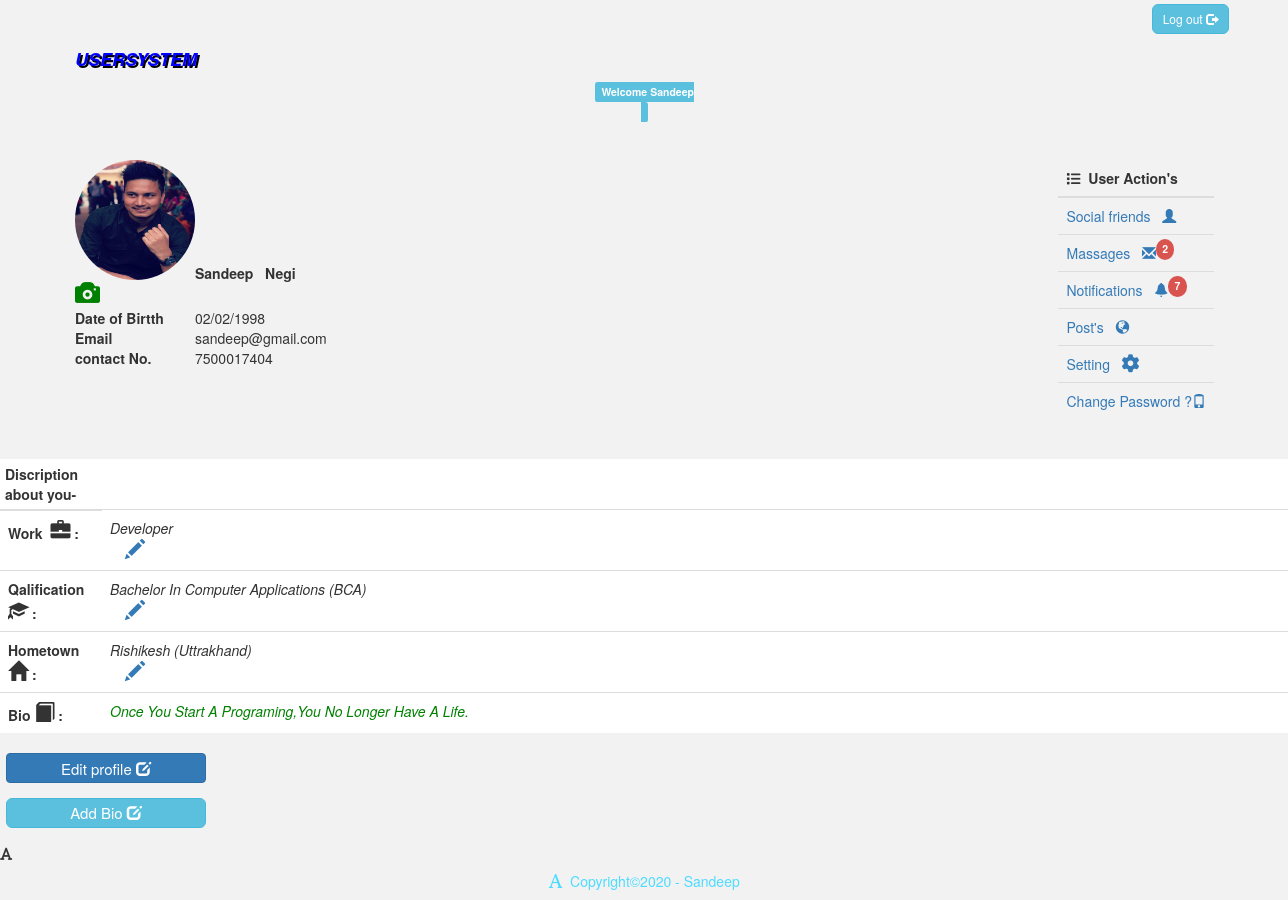
Page /userprofile.php (signed in) on the committed database.
### tables this page shows
CREATE TABLE `rag` (
  `id` int(100) NOT NULL,
  `first_name` varchar(50) NOT NULL,
  `last_name` varchar(50) NOT NULL,
  `dob` date NOT NULL,
  `gender` varchar(50) NOT NULL,
  `email` varchar(30) NOT NULL,
  `contact_no` bigint(11) NOT NULL,
  `country` varchar(20) NOT NULL,
  `password` varchar(30) NOT NULL,
  `image` varchar(100) NOT NULL,
  `creation_date` date NOT NULL
);

CREATE TABLE `description_about_users` (
  `id` int(11) NOT NULL,
  `work` varchar(50) NOT NULL,
  `qalification` varchar(50) NOT NULL,
  `hometown` varchar(50) NOT NULL,
  `userbio` text NOT NULL
);

### userprofile.php (the view, shortened to what this page needs)
<?php
$db=mysqli_connect("localhost","root","","ragistration");
if($_SESSION['u_login_id']==true)
{
?>
<!DOCTYPE html>
<html>
<head>
  <link rel="stylesheet" href="https://maxcdn.bootstrapcdn.com/bootstrap/3.4.1/css/bootstrap.min.css">
  <link rel="stylesheet" href="https://cdnjs.cloudflare.com/ajax/libs/font-awesome/4.7.0/css/font-awesome.min.css">
</head>
<body style="background-color:#f2f2f2; ">
<div class="container float-left" >
   <div class="form-group row" align="right" style="margin-top:4px;">
<a href="logout.php"><button style="border-radius:6px; text-decoration:bold;"  type="button" class="btn btn-info  btn-sm">Log out <span class="glyphicon glyphicon-log-out"></span></button></a>
           </div>
<div class="text-center" style="margin-top:1px; margin-left:1px;">
   <h4 align="left" style=" font-style: italic; color: blue; text-shadow:2px 2px black; "><b>USERSYSTEM</b></h4>
<h5 style="text-transform: capitalize;" class="label label-info" ><b><?php echo "Welcome ".$_SESSION["user_sess_name"]."<br>"?></b></h5>
</div>
<?php
$email=$_SESSION["user_sess_email"];
  $q="SELECT * FROM rag WHERE email='$email' LIMIT 1 ";
  $result=mysqli_query($db,$q);
  ?>
<br>
      <div class="table-responsive" align="left" style="margin-left:1px; ">
     <table class="one" style="width:auto; " align="left" >
<?php
 while($row = $result->fetch_assoc())
 {
  ?>
  	   <tr>
  	       	<th>
              <?php
            if(!empty($row["image"]))
            {
              ?><a href="<?php  echo $row['image']?>" ><img src="<?php  echo $row["image"]?>" alt="profile pic" class="img-circle col-4 mx-auto text-center" style="height:120px; width:120px;" /></a><?php include('update_profile_pic.php');?>
                             <?php
               }
              else{
              ?>
              <img src="profile.png" alt="profile" class="img-circle col-4 mx-auto text-center" style="height:120px; width:120px;" /><?php include('update_profile_pic.php');?>
               <?php
              }
                 ?>
            </th>
                 <td>
              <br><br><br>&nbsp;&nbsp;&nbsp;<h5 style=" text-transform: capitalize; "><b><?php echo $row['first_name'];?> &nbsp;&nbsp;<?php echo $row['last_name'];  ?></b></h5>
                 </td>
      </tr>
  	   <tr>
  	       <th>Date of Birtth</th>
            <td><?php  $d_dob=$row['dob'];
                     $st_d=strtotime($d_dob);
                     echo date('d/m/Y',$st_d) ?></td>
        </tr>
        <tr>
       	      <th>Email</th>
              <td><?php echo $row['email']; ?></td>
        </tr>
        <tr>
  	          <th>contact No.</th>
           <td><?php echo $row['contact_no']; ?></td>
        </tr>
             <div class=" table" align="right" style="margin-right:6px; ">
             <table  align="right" class="table" style="width:auto;">
            <thead class="thead-dark">
            <tr>
            <th> <b style="text-transform: bold;" class="fa fa-list"></b> &nbsp;User Action's</th>
            </tr>
           </thead>
           <tr>
    <td><a href="friends-list.php">Social friends &nbsp;&nbsp;<span class="glyphicon glyphicon-user"></span></a></td>
        </tr>
        <tr>
     <td><a href="#">Massages &nbsp;&nbsp;<span class="glyphicon glyphicon-envelope"></span></a><sup style="
Border-radius:50%;"class="label label-danger">2</sup></td>
     </tr>
     <tr>
     <td><a href="#">Notifications &nbsp;&nbsp;<span class="glyphicon glyphicon-bell"></span></a><sup style="
Border-radius:50%;"class="label label-danger">7</sup></td>
     </tr>
      <tr>
     <td><a href="#">Post's &nbsp;&nbsp;<span class="glyphicon glyphicon-globe "></span></a></td>
     </tr>
      <tr>
    <td><a href="#">Setting &nbsp;&nbsp;<i class="fa fa-cog fa-spin" style="font-size:18px"></i></a></td>
      </tr>
       <tr>
      <td><a href="change_password.php">Change Password ?<span class="glyphicon glyphicon-phone"></span></a></td>
   </tr>
</table>
</div>
</div>
<div class=" table"align="right" style="margin-right:6px; ">
  <table class="table  table-hover" style="width:auto; /*background-color:default;*/ ">
   <thead class="thead-dark">
  <tr>
    <th style="margin: 10px; padding: 5px;">Discription about you-</th>
  </tr>
  </thead>
   <tr>
       <td>
        <b>Work &nbsp;<span style="font-size: 20px;"  class="glyphicon glyphicon-briefcase"></span>&nbsp;:</b>
      </td>
      <td>
       <?php  $login_user_id = $_SESSION['u_login_id'];
          $q1= "SELECT * FROM description_about_users WHERE id= '$login_user_id' LIMIT 1 ";
                   $run=mysqli_query($db,$q1);
                   $row=mysqli_fetch_assoc($run);
                    if(!empty($row['work']))
                      { echo '<i style="text-transform: capitalize;">'.$row['work'].'</i>';
                      }
                      else
                        { echo '<i style="text-transform: capitalize;">Add your work</i>'; }
                      ?>
                   &nbsp;&nbsp;&nbsp;<?php include('add-work-modal.php')?>
    </td>
     </tr>
      <tr>
         <td>
          <b>Qalification &nbsp;<span style="font-size: 20px;" class="glyphicon glyphicon-education"></span>&nbsp;:</b></td>
         <td>
          <?php  $login_user_id = $_SESSION['u_login_id'];
          $q1= "SELECT * FROM description_about_users WHERE id= '$login_user_id' LIMIT 1 ";
                   $run=mysqli_query($db,$q1);
                   $row=mysqli_fetch_assoc($run);
                   if(!empty($row['qalification']))
                   {
                   echo '<i style="text-transform: capitalize;">'.$row['qalification'].'</i>';
                   }
                   else
                    { echo '<i style="text-transform: capitalize;">Add qalification</i>';}
                   ?>
                   &nbsp;&nbsp;&nbsp;<?php include('add-qalification-modal.php')?>
        </td>
      </tr>
       <tr>
            <td>
             <b> Hometown &nbsp;<span style="font-size: 20px;" class="glyphicon glyphicon-home"></span>&nbsp;:</b>
            </td>
              <td>
                 <?php  $login_user_id = $_SESSION['u_login_id'];
          $q1= "SELECT * FROM description_about_users WHERE id= '$login_user_id' LIMIT 1 ";
                   $run=mysqli_query($db,$q1);
                   $row=mysqli_fetch_assoc($run);
                   if(!empty($row['hometown']))
                   {
                   echo '<i style="text-transform: capitalize;">'.$row['hometown'].'</i>';
                   }
                   else
                    { echo '<i style="text-transform: capitalize;">Add Hometown</i>';}
                   ?>
              &nbsp;&nbsp;&nbsp;<?php include('add-hometown-modal.php')?>
              </td>
     </tr>
     <tr>
             <td>
              <b>Bio&nbsp;<span style="font-size: 20px;" class='glyphicon glyphicon-book' style='font-size:25px'></span>&nbsp;:</b>
             </td>
            <td>  <?php  $login_user_id = $_SESSION['u_login_id'];
          $q1= "SELECT * FROM description_about_users WHERE id= '$login_user_id' LIMIT 1 ";
                   $run=mysqli_query($db,$q1);
                   $row=mysqli_fetch_assoc($run);
                   if(!empty($row['userbio']))
                   {
                   echo '<i style="text-transform: capitalize;color:green;">'.$row['userbio'].'</i>';
                   }
                   else
                    { echo '<i style="text-transform: capitalize;">Add Your Bio...</i>';}
                   ?> </td>
     </tr>
</table>
    <?php
 }
?>
</div>
       <div class="form-group row" style="margin-left:6px; margin-top:2px;">
          <form action="edit_profile_button.php" method="post">
         <button  class='btn btn-primary btn-outline col-sm-6'  type="submit" name="edit"  style="width:200px; height:30px;font-size:15px; padding:2px 2px 2px 2px;">Edit profile&nbsp;<i class='glyphicon glyphicon-edit'></i></button>
         </form>
       </div>
       <div class="form-group row" style="margin-left:6px; ">
      <?php include("modal_for_bio.php")?>
<b class="fa fa-font fa-spin"> </b>
<h5 align="center" style="color:#4ddbff;"><span class="glyphicon glyphicon-font"></span> &nbsp;Copyright©2020 - Sandeep</h5>
</body>
</html>
<?php
}
else
{
  echo header('location:user_login.php');
}
?>

### update_profile_pic.php (shortened to what this page needs)
<!DOCTYPE html>
<html>
<head>
</head>
<body>
	<form>
<a href=""><span style="font-size: 25px; color:green;" class='glyphicon glyphicon-camera'></span></a>
</form>
</body>
</html>

### add-work-modal.php (shortened to what this page needs)
<!DOCTYPE html>
<html lang="en">
<head>
  <link rel="stylesheet" href="https://maxcdn.bootstrapcdn.com/bootstrap/3.4.1/css/bootstrap.min.css">
</head>
<body>
<div class="container">
  <a  data-toggle="modal" data-target="#myModal-work"><span style="font-size:20px;"class="glyphicon glyphicon-pencil"></span></a>
</div>
</body>
</html>

### add-qalification-modal.php (shortened to what this page needs)
<!DOCTYPE html>
<html lang="en">
<head>
  <link rel="stylesheet" href="https://maxcdn.bootstrapcdn.com/bootstrap/3.4.1/css/bootstrap.min.css">
</head>
<body>
<div class="container">
  <a  data-toggle="modal" data-target="#myModal-qalification"><span style="font-size:20px;"class="glyphicon glyphicon-pencil"></span></a>
</div>
</body>
</html>

### add-hometown-modal.php (shortened to what this page needs)
<!DOCTYPE html>
<html lang="en">
<head>
  <link rel="stylesheet" href="https://maxcdn.bootstrapcdn.com/bootstrap/3.4.1/css/bootstrap.min.css">
</head>
<body>
<div class="container">
  <a  data-toggle="modal" data-target="#myModal-hometown"><span style="font-size:20px;"class="glyphicon glyphicon-pencil"></span></a>
</div>
</body>
</html>

### rows in the picture
rag: image (picture), first_name "Sandeep", last_name "Negi", dob "02/02/1998", email "sandeep@gmail.com", contact_no "7500017404", description_about_users.work "Developer", description_about_users.qalification "Bachelor In Computer Applications (BCA)", description_about_users.hometown "Rishikesh (Uttrakhand)", description_about_users.userbio "Once You Start A Programing,you No Longer Have A Life."

### other values in the picture
$_SESSION["user_sess_name"] "Sandeep"
